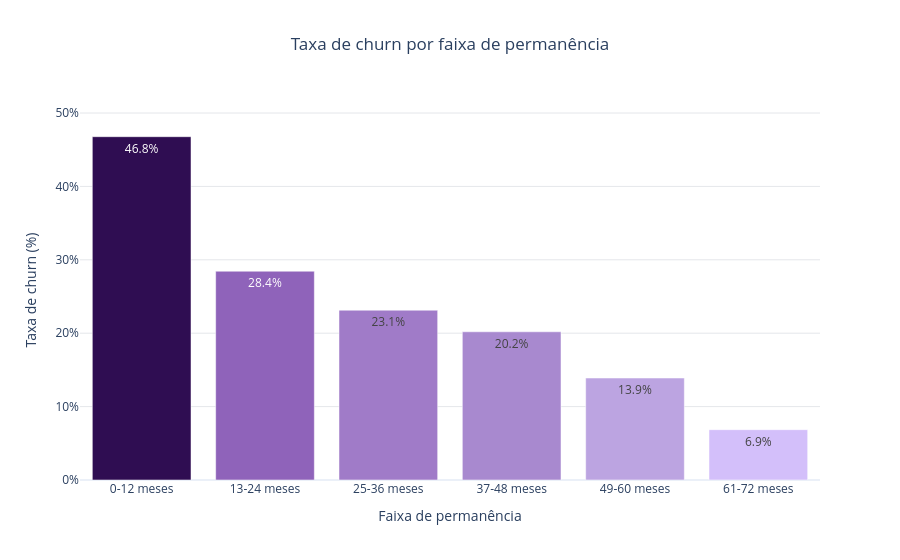

This figure's notebook cell:
### Markdown cell above
### Pergunta 3 - Em que momento do relacionamento o cancelamento é mais frequente?

### Code cell
gold_churn_permanencia = (
    df_gold.dropna(subset=["FaixaPermanencia"])
    .groupby("FaixaPermanencia", observed=False)
    .agg(Clientes=("id_cliente", "size"), Cancelamentos=("CancelamentoBooleano", "sum"))
    .reset_index()
)
gold_churn_permanencia["TaxaChurnPct"] = gold_churn_permanencia["Cancelamentos"] / gold_churn_permanencia["Clientes"] * 100
display(gold_churn_permanencia)

fig = px.bar(
    gold_churn_permanencia, x="FaixaPermanencia", y="TaxaChurnPct",
    text=gold_churn_permanencia["TaxaChurnPct"].map(lambda x: f"{x:.1f}%"),
    custom_data=["Clientes", "Cancelamentos"], color="TaxaChurnPct",
    color_continuous_scale=[
    "#D3BFFA",
    "#B299D6",
    "#9569C0",
    "#72459C",
    "#2F0D52"
], title="Taxa de churn por faixa de permanência",
    labels={"FaixaPermanencia": "Tempo de relacionamento", "TaxaChurnPct": "Taxa de churn (%)"},
    template="plotly_white"
)
fig.update_traces(hovertemplate="<b>%{x}</b><br>Taxa de churn: %{y:.1f}%<br>Clientes no grupo: %{customdata[0]:,}<br>Cancelamentos: %{customdata[1]:,}<extra></extra>")
fig.update_layout(title_x=0.5, coloraxis_showscale=False, yaxis=dict(range=[0, max(50, gold_churn_permanencia["TaxaChurnPct"].max()+5)], ticksuffix="%", gridcolor="#E5E7EB"), xaxis_title="Faixa de permanência")
fig.show()

### Figure 1 — Plotly figure (JSON) as saved in the notebook; plotly's stock layout.template omitted (floating-point values rounded to 4 significant figures)
{"data": [{"customdata": [[1751, 819], [805, 229], [670, 155], [619, 125], [662, 92], [1108, 76]], "hovertemplate": "<b>%{x}</b><br>Taxa de churn: %{y:.1f}%<br>Clientes no grupo: %{customdata[0]:,}<br>Cancelamentos: %{customdata[1]:,}<extra></extra>", "legendgroup": "", "marker": {"color": [46.77, 28.45, 23.13, 20.19, 13.9, 6.859], "coloraxis": "coloraxis", "pattern": {"shape": ""}}, "name": "", "orientation": "v", "showlegend": false, "text": ["46.8%", "28.4%", "23.1%", "20.2%", "13.9%", "6.9%"], "textposition": "auto", "type": "bar", "x": ["0-12 meses", "13-24 meses", "25-36 meses", "37-48 meses", "49-60 meses", "61-72 meses"], "xaxis": "x", "y": [46.77, 28.45, 23.13, 20.19, 13.9, 6.859], "yaxis": "y"}], "layout": {"barmode": "relative", "coloraxis": {"autocolorscale": false, "colorbar": {"title": {"text": "Taxa de churn (%)"}}, "colorscale": [[0, "#D3BFFA"], [0.25, "#B299D6"], [0.5, "#9569C0"], [0.75, "#72459C"], [1, "#2F0D52"]], "showscale": false}, "legend": {"tracegroupgap": 0}, "title": {"text": "Taxa de churn por faixa de permanência", "x": 0.5}, "xaxis": {"anchor": "y", "domain": [0, 1], "title": {"text": "Faixa de permanência"}}, "yaxis": {"anchor": "x", "domain": [0, 1], "gridcolor": "#E5E7EB", "range": [0, 51.77], "ticksuffix": "%", "title": {"text": "Taxa de churn (%)"}}}}
